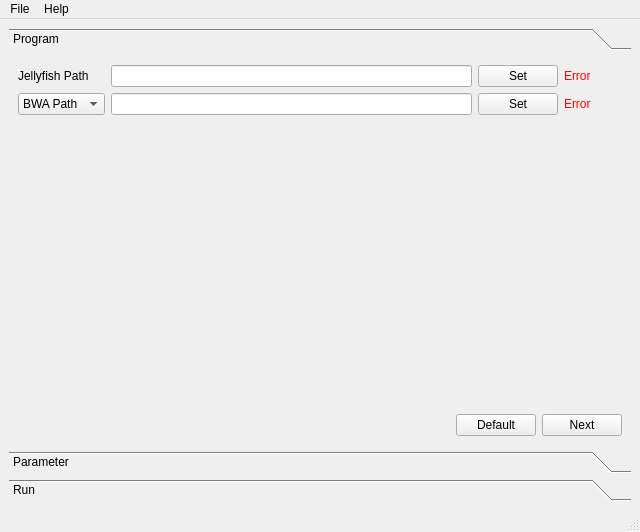
<?xml version="1.0" encoding="UTF-8"?>
<ui version="4.0">
 <class>MainWindow</class>
 <widget class="QMainWindow" name="MainWindow">
  <property name="geometry">
   <rect>
    <x>0</x>
    <y>0</y>
    <width>640</width>
    <height>532</height>
   </rect>
  </property>
  <property name="windowTitle">
   <string>ChorusGUI</string>
  </property>
  <widget class="QWidget" name="centralwidget">
   <layout class="QVBoxLayout" name="verticalLayout_4">
    <item>
     <widget class="QToolBox" name="toolBox">
      <property name="currentIndex">
       <number>0</number>
      </property>
      <widget class="QWidget" name="program_page">
       <property name="geometry">
        <rect>
         <x>0</x>
         <y>0</y>
         <width>616</width>
         <height>363</height>
        </rect>
       </property>
       <attribute name="label">
        <string>Program</string>
       </attribute>
       <layout class="QHBoxLayout">
        <item>
         <layout class="QVBoxLayout" name="page_1_verticalLayout">
          <item>
           <layout class="QGridLayout" name="gridLayout">
            <item row="1" column="1">
             <widget class="QLineEdit" name="lineEdit_program_AlnPath"/>
            </item>
            <item row="0" column="0">
             <widget class="QLabel" name="label">
              <property name="text">
               <string>Jellyfish Path</string>
              </property>
             </widget>
            </item>
            <item row="0" column="1">
             <widget class="QLineEdit" name="lineEdit_program_JFPath"/>
            </item>
            <item row="1" column="3">
             <widget class="QPushButton" name="pushButton_program_AlnPath">
              <property name="text">
               <string>Set</string>
              </property>
             </widget>
            </item>
            <item row="0" column="3">
             <widget class="QPushButton" name="pushButton_program_JFPath">
              <property name="text">
               <string>Set</string>
              </property>
             </widget>
            </item>
            <item row="0" column="4">
             <widget class="QLabel" name="label_program_JFversion">
              <property name="minimumSize">
               <size>
                <width>58</width>
                <height>0</height>
               </size>
              </property>
              <property name="maximumSize">
               <size>
                <width>58</width>
                <height>16777215</height>
               </size>
              </property>
              <property name="styleSheet">
               <string notr="true">color:red</string>
              </property>
              <property name="text">
               <string>Error</string>
              </property>
             </widget>
            </item>
            <item row="1" column="4">
             <widget class="QLabel" name="label_program_Alnversion">
              <property name="minimumSize">
               <size>
                <width>58</width>
                <height>0</height>
               </size>
              </property>
              <property name="maximumSize">
               <size>
                <width>58</width>
                <height>16777215</height>
               </size>
              </property>
              <property name="styleSheet">
               <string notr="true">color:red</string>
              </property>
              <property name="text">
               <string>Error</string>
              </property>
             </widget>
            </item>
            <item row="1" column="0">
             <widget class="QComboBox" name="comboBox_program_Aln">
              <item>
               <property name="text">
                <string>BWA Path</string>
               </property>
              </item>
              <item>
               <property name="text">
                <string>BLAT Path</string>
               </property>
              </item>
             </widget>
            </item>
           </layout>
          </item>
          <item>
           <spacer name="verticalSpacer">
            <property name="orientation">
             <enum>Qt::Vertical</enum>
            </property>
            <property name="sizeHint" stdset="0">
             <size>
              <width>20</width>
              <height>40</height>
             </size>
            </property>
           </spacer>
          </item>
          <item>
           <layout class="QHBoxLayout" name="horizontalLayout_3">
            <item>
             <spacer name="horizontalSpacer_3">
              <property name="orientation">
               <enum>Qt::Horizontal</enum>
              </property>
              <property name="sizeHint" stdset="0">
               <size>
                <width>40</width>
                <height>20</height>
               </size>
              </property>
             </spacer>
            </item>
            <item>
             <widget class="QPushButton" name="pushButton_program_default">
              <property name="text">
               <string>Default</string>
              </property>
             </widget>
            </item>
            <item>
             <widget class="QPushButton" name="pushButton_program_next">
              <property name="text">
               <string>Next</string>
              </property>
             </widget>
            </item>
           </layout>
          </item>
         </layout>
        </item>
       </layout>
      </widget>
      <widget class="QWidget" name="parameter_page">
       <property name="geometry">
        <rect>
         <x>0</x>
         <y>0</y>
         <width>616</width>
         <height>366</height>
        </rect>
       </property>
       <attribute name="label">
        <string>Parameter</string>
       </attribute>
       <layout class="QHBoxLayout" name="horizontalLayout_2">
        <item>
         <layout class="QVBoxLayout" name="page_2_verticalLayout">
          <item>
           <layout class="QGridLayout" name="gridLayout_2">
            <item row="6" column="1">
             <widget class="QLabel" name="label_8">
              <property name="text">
               <string>Homolog</string>
              </property>
             </widget>
            </item>
            <item row="3" column="1">
             <widget class="QLabel" name="label_11">
              <property name="text">
               <string>5' Labeled R Primer</string>
              </property>
             </widget>
            </item>
            <item row="2" column="3">
             <widget class="QLineEdit" name="lineEdit_parameter_samplefolder"/>
            </item>
            <item row="4" column="3">
             <layout class="QHBoxLayout" name="horizontalLayout_4">
              <item>
               <spacer name="horizontalSpacer_4">
                <property name="orientation">
                 <enum>Qt::Horizontal</enum>
                </property>
                <property name="sizeHint" stdset="0">
                 <size>
                  <width>40</width>
                  <height>20</height>
                 </size>
                </property>
               </spacer>
              </item>
              <item>
               <widget class="QSpinBox" name="spinBox_parameter_threads">
                <property name="minimumSize">
                 <size>
                  <width>50</width>
                  <height>0</height>
                 </size>
                </property>
                <property name="maximumSize">
                 <size>
                  <width>50</width>
                  <height>16777215</height>
                 </size>
                </property>
                <property name="minimum">
                 <number>1</number>
                </property>
                <property name="maximum">
                 <number>12</number>
                </property>
                <property name="value">
                 <number>4</number>
                </property>
               </widget>
              </item>
             </layout>
            </item>
            <item row="4" column="1">
             <widget class="QLabel" name="label_4">
              <property name="text">
               <string>Threads Number</string>
              </property>
             </widget>
            </item>
            <item row="2" column="5">
             <widget class="QPushButton" name="pushButton_parameter_samplename">
              <property name="text">
               <string>Set</string>
              </property>
             </widget>
            </item>
            <item row="8" column="1">
             <widget class="QLabel" name="label_9">
              <property name="text">
               <string>dTm</string>
              </property>
             </widget>
            </item>
            <item row="1" column="5">
             <widget class="QPushButton" name="pushButton_parameter_inputfile">
              <property name="text">
               <string>Find</string>
              </property>
             </widget>
            </item>
            <item row="1" column="3">
             <widget class="QLineEdit" name="lineEdit_parameter_inputfile"/>
            </item>
            <item row="5" column="1">
             <widget class="QLabel" name="label_7">
              <property name="text">
               <string>Probe Length</string>
              </property>
             </widget>
            </item>
            <item row="0" column="1">
             <widget class="QLabel" name="label_3">
              <property name="text">
               <string>Genome File</string>
              </property>
             </widget>
            </item>
            <item row="2" column="1">
             <widget class="QLabel" name="label_6">
              <property name="text">
               <string>Sample Folder</string>
              </property>
             </widget>
            </item>
            <item row="6" column="3">
             <layout class="QHBoxLayout" name="horizontalLayout_6">
              <item>
               <spacer name="horizontalSpacer_6">
                <property name="orientation">
                 <enum>Qt::Horizontal</enum>
                </property>
                <property name="sizeHint" stdset="0">
                 <size>
                  <width>40</width>
                  <height>20</height>
                 </size>
                </property>
               </spacer>
              </item>
              <item>
               <widget class="QSpinBox" name="spinBox_parameter_homolog">
                <property name="minimumSize">
                 <size>
                  <width>50</width>
                  <height>0</height>
                 </size>
                </property>
                <property name="maximumSize">
                 <size>
                  <width>50</width>
                  <height>16777215</height>
                 </size>
                </property>
                <property name="minimum">
                 <number>50</number>
                </property>
                <property name="maximum">
                 <number>100</number>
                </property>
                <property name="value">
                 <number>75</number>
                </property>
               </widget>
              </item>
             </layout>
            </item>
            <item row="5" column="3">
             <layout class="QHBoxLayout" name="horizontalLayout_5">
              <item>
               <spacer name="horizontalSpacer_5">
                <property name="orientation">
                 <enum>Qt::Horizontal</enum>
                </property>
                <property name="sizeHint" stdset="0">
                 <size>
                  <width>40</width>
                  <height>20</height>
                 </size>
                </property>
               </spacer>
              </item>
              <item>
               <widget class="QSpinBox" name="spinBox_parameter_pblength">
                <property name="minimumSize">
                 <size>
                  <width>50</width>
                  <height>0</height>
                 </size>
                </property>
                <property name="maximumSize">
                 <size>
                  <width>50</width>
                  <height>16777215</height>
                 </size>
                </property>
                <property name="minimum">
                 <number>32</number>
                </property>
                <property name="maximum">
                 <number>200</number>
                </property>
                <property name="value">
                 <number>45</number>
                </property>
               </widget>
              </item>
             </layout>
            </item>
            <item row="4" column="5">
             <widget class="QPushButton" name="pushButton_parameter_threadsdefault">
              <property name="text">
               <string>Default</string>
              </property>
             </widget>
            </item>
            <item row="0" column="3">
             <widget class="QLineEdit" name="lineEdit_parameter_genomfile"/>
            </item>
            <item row="0" column="5">
             <widget class="QPushButton" name="pushButton_parameter_genomefile">
              <property name="text">
               <string>Find</string>
              </property>
             </widget>
            </item>
            <item row="1" column="1">
             <widget class="QLabel" name="label_5">
              <property name="text">
               <string>Input File</string>
              </property>
             </widget>
            </item>
            <item row="6" column="5">
             <widget class="QPushButton" name="pushButton_parameter_homologydefault">
              <property name="text">
               <string>Default</string>
              </property>
             </widget>
            </item>
            <item row="5" column="5">
             <widget class="QPushButton" name="pushButton_parameter_pblength">
              <property name="text">
               <string>Default</string>
              </property>
             </widget>
            </item>
            <item row="8" column="3">
             <layout class="QHBoxLayout" name="horizontalLayout_7">
              <item>
               <spacer name="horizontalSpacer_7">
                <property name="orientation">
                 <enum>Qt::Horizontal</enum>
                </property>
                <property name="sizeHint" stdset="0">
                 <size>
                  <width>40</width>
                  <height>20</height>
                 </size>
                </property>
               </spacer>
              </item>
              <item>
               <widget class="QSpinBox" name="spinBox_parameter_dTm">
                <property name="minimumSize">
                 <size>
                  <width>50</width>
                  <height>0</height>
                 </size>
                </property>
                <property name="maximumSize">
                 <size>
                  <width>50</width>
                  <height>16777215</height>
                 </size>
                </property>
                <property name="maximum">
                 <number>45</number>
                </property>
                <property name="value">
                 <number>10</number>
                </property>
               </widget>
              </item>
             </layout>
            </item>
            <item row="8" column="5">
             <widget class="QPushButton" name="pushButton_parameter_dtmdefault">
              <property name="text">
               <string>Default</string>
              </property>
             </widget>
            </item>
            <item row="3" column="3">
             <widget class="QLineEdit" name="lineEdit_parameter_rprimer">
              <property name="text">
               <string>CGTGGTCGCGTCTCA</string>
              </property>
              <property name="readOnly">
               <bool>true</bool>
              </property>
             </widget>
            </item>
            <item row="3" column="5">
             <widget class="QComboBox" name="comboBox_parameter_rprimer">
              <item>
               <property name="text">
                <string>Default</string>
               </property>
              </item>
              <item>
               <property name="text">
                <string>Empty</string>
               </property>
              </item>
              <item>
               <property name="text">
                <string>Custom</string>
               </property>
              </item>
             </widget>
            </item>
           </layout>
          </item>
          <item>
           <layout class="QHBoxLayout" name="horizontalLayout_8">
            <item>
             <spacer name="horizontalSpacer_8">
              <property name="orientation">
               <enum>Qt::Horizontal</enum>
              </property>
              <property name="sizeHint" stdset="0">
               <size>
                <width>40</width>
                <height>20</height>
               </size>
              </property>
             </spacer>
            </item>
            <item>
             <widget class="QPushButton" name="pushButton_parameter_reset">
              <property name="text">
               <string>Reset</string>
              </property>
             </widget>
            </item>
            <item>
             <widget class="QPushButton" name="pushButton_parameter_previous">
              <property name="text">
               <string>Previous</string>
              </property>
             </widget>
            </item>
            <item>
             <widget class="QPushButton" name="pushButton_parameter_next">
              <property name="text">
               <string>Next</string>
              </property>
             </widget>
            </item>
           </layout>
          </item>
         </layout>
        </item>
       </layout>
      </widget>
      <widget class="QWidget" name="run_page">
       <property name="geometry">
        <rect>
         <x>0</x>
         <y>0</y>
         <width>616</width>
         <height>363</height>
        </rect>
       </property>
       <attribute name="label">
        <string>Run</string>
       </attribute>
       <layout class="QHBoxLayout" name="horizontalLayout">
        <item>
         <layout class="QVBoxLayout" name="page_3_verticalLayout">
          <item>
           <widget class="QTextBrowser" name="textBrowser_run">
            <property name="enabled">
             <bool>true</bool>
            </property>
           </widget>
          </item>
          <item>
           <layout class="QHBoxLayout" name="horizontalLayout_9">
            <item>
             <widget class="QProgressBar" name="progressBar_run">
              <property name="value">
               <number>0</number>
              </property>
             </widget>
            </item>
            <item>
             <widget class="QLabel" name="label_run_percentage">
              <property name="text">
               <string>0</string>
              </property>
             </widget>
            </item>
            <item>
             <widget class="QLabel" name="label_10">
              <property name="text">
               <string>%</string>
              </property>
             </widget>
            </item>
           </layout>
          </item>
          <item>
           <layout class="QHBoxLayout" name="horizontalLayout_10">
            <item>
             <spacer name="horizontalSpacer_9">
              <property name="orientation">
               <enum>Qt::Horizontal</enum>
              </property>
              <property name="sizeHint" stdset="0">
               <size>
                <width>40</width>
                <height>20</height>
               </size>
              </property>
             </spacer>
            </item>
            <item>
             <widget class="QPushButton" name="pushButton_run_previous">
              <property name="text">
               <string>Previous</string>
              </property>
             </widget>
            </item>
            <item>
             <widget class="QPushButton" name="pushButton_run_run">
              <property name="text">
               <string>Run</string>
              </property>
             </widget>
            </item>
            <item>
             <widget class="QPushButton" name="pushButton_run_stop">
              <property name="text">
               <string>Stop</string>
              </property>
             </widget>
            </item>
           </layout>
          </item>
         </layout>
        </item>
       </layout>
      </widget>
     </widget>
    </item>
   </layout>
  </widget>
  <widget class="QMenuBar" name="menubar">
   <property name="geometry">
    <rect>
     <x>0</x>
     <y>0</y>
     <width>640</width>
     <height>22</height>
    </rect>
   </property>
   <widget class="QMenu" name="menuFile">
    <property name="title">
     <string>File</string>
    </property>
    <addaction name="actionQuit"/>
   </widget>
   <widget class="QMenu" name="menuHelp">
    <property name="title">
     <string>Help</string>
    </property>
    <addaction name="actionAbout"/>
    <addaction name="actionHelp"/>
   </widget>
   <addaction name="menuFile"/>
   <addaction name="menuHelp"/>
  </widget>
  <widget class="QStatusBar" name="statusbar"/>
  <action name="actionAbout">
   <property name="text">
    <string>About</string>
   </property>
  </action>
  <action name="actionHelp">
   <property name="text">
    <string>Help</string>
   </property>
  </action>
  <action name="actionQuit">
   <property name="text">
    <string>Quit</string>
   </property>
  </action>
 </widget>
 <resources/>
 <connections/>
</ui>
